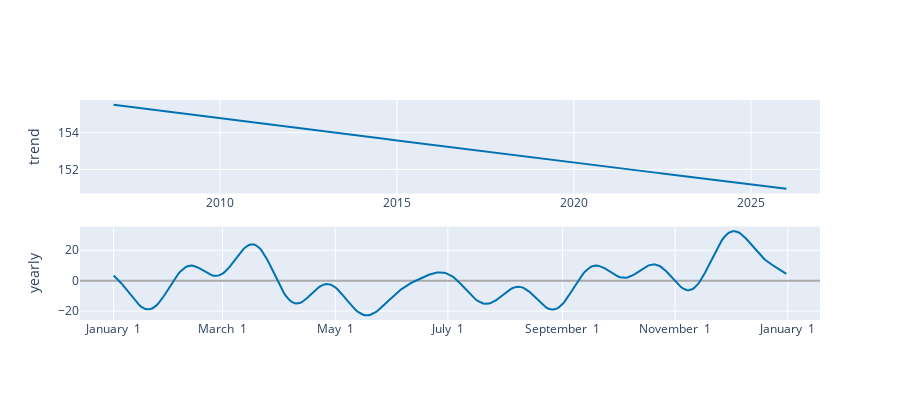

Notebook cell for this chart:
### Code cell
plot_components_plotly(m, forecast)

### Figure 1 — Plotly figure (JSON) as saved in the notebook; plotly's stock layout.template omitted (floating-point values rounded to 4 significant figures; data arrays with more than 128 entries replaced by an {"elided": "..."} marker saying what was removed)
{"data": [{"line": {"color": "#0072B2", "width": 2}, "mode": "lines", "name": "trend", "type": "scatter", "x": {"elided": "229 str values"}, "xaxis": "x", "y": {"elided": "229 float values"}, "yaxis": "y"}, {"line": {"color": "rgba(0, 114, 178, 0.2)", "width": 0}, "mode": "lines", "name": "trend_upper", "type": "scatter", "x": {"elided": "229 str values"}, "xaxis": "x", "y": {"elided": "229 float values"}, "yaxis": "y"}, {"fill": "tonexty", "fillcolor": "rgba(0, 114, 178, 0.2)", "line": {"color": "rgba(0, 114, 178, 0.2)", "width": 0}, "mode": "lines", "name": "trend_lower", "type": "scatter", "x": {"elided": "229 str values"}, "xaxis": "x", "y": {"elided": "229 float values"}, "yaxis": "y"}, {"line": {"color": "#0072B2", "width": 2}, "mode": "lines", "name": "yearly", "type": "scatter", "x": {"elided": "365 str values"}, "xaxis": "x2", "y": {"elided": "365 float values"}, "yaxis": "y2"}], "layout": {"height": 400, "showlegend": false, "width": 900, "xaxis": {"anchor": "y", "domain": [0, 1], "range": ["2006-01-19T00:00:00", "2026-12-14T00:00:00"], "type": "date"}, "xaxis2": {"anchor": "y2", "domain": [0, 1], "range": ["2016-12-13T18:54:02.958904", "2018-01-18T11:04:57.863013"], "tickformat": "%B %e", "type": "date"}, "yaxis": {"anchor": "x", "domain": [0.575, 1], "rangemode": "normal", "title": {"text": "trend"}, "zerolinecolor": "#AAA"}, "yaxis2": {"anchor": "x2", "domain": [0, 0.425], "title": {"text": "yearly"}, "zerolinecolor": "#AAA"}}}
